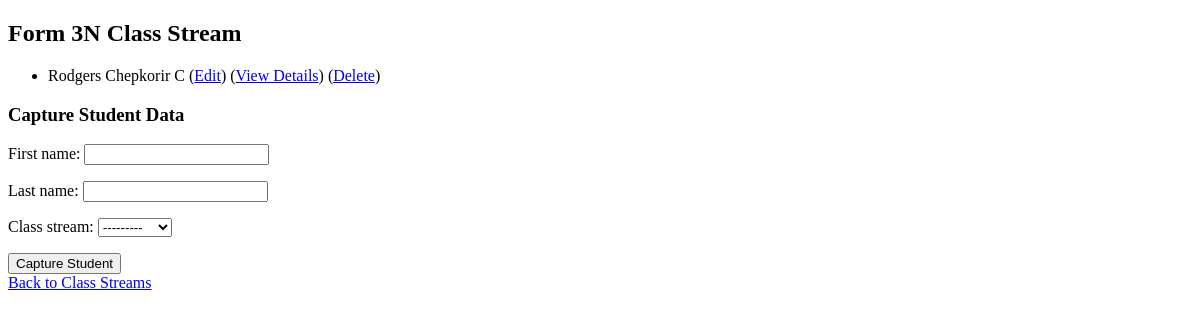
Before: /student-management/class-stream/6/ with the older database file.
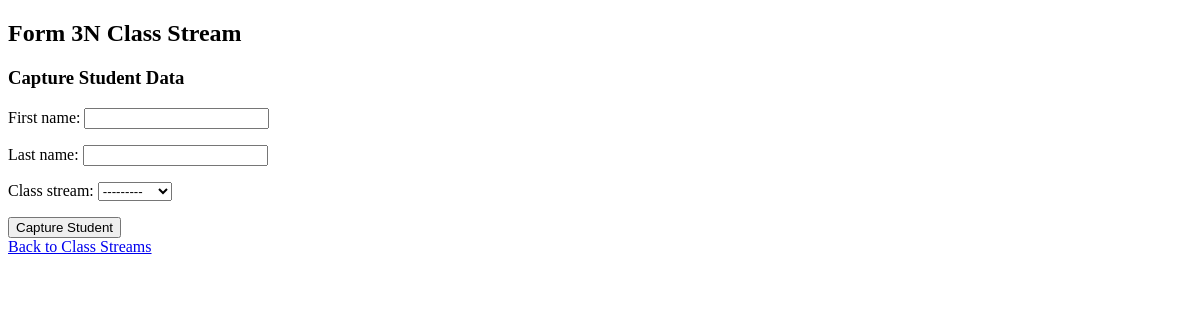
After: the same page with the newer database file.
### student_management/models.py (models this page shows, shortened)
class Student(models.Model):
    first_name = models.CharField(max_length=50)
    last_name = models.CharField(max_length=50)
    class_stream = models.ForeignKey(ClassStream, on_delete=models.CASCADE)

### student_management/views.py (the view)
# urls.py: path('class-stream/<int:stream_id>/', single_class_stream, name='single_class_stream'),
def single_class_stream(request, stream_id):
    stream = get_object_or_404(ClassStream, id=stream_id)
    students = Student.objects.filter(class_stream=stream)
    if request.method == 'POST':
        form = StudentForm(request.POST)
        if form.is_valid():
            form.save()
            return redirect('single_class_stream', stream_id=stream_id)
    else:
        form = StudentForm()
    return render(request, 'single_class_stream.html', {'stream': stream, 'students': students, 'form': form})

### student_management/forms.py
class StudentForm(forms.ModelForm):
    class Meta:
        model = Student
        fields = ['first_name', 'last_name', 'class_stream']

### student_management/models.py (called while the page is built)
    def __str__(self):
       return self.name

### student_management/templates/single_class_stream.html (shortened to what this page needs)
{% extends 'base.html' %}
{% block content %}
  <h2>{{ stream.name }} Class Stream</h2>
  <ul>
    {% for student in students %}
      <li>
        {{ student.first_name }} {{ student.last_name }}
        (<a href="{% url 'edit_student' student.id %}">Edit</a>)
        (<a href="{% url 'single_student' student.id %}">View Details</a>)
        (<a href="{% url 'delete_student' student.id %}">Delete</a>)
      </li>
    {% endfor %}
  </ul>
  <h3>Capture Student Data</h3>
  <form method="post" action="{% url 'single_class_stream' stream_id=stream.id %}">
    {{ form.as_p }}
    <button type="submit">Capture Student</button>
  </form>
  <a href="{% url 'class_streams' %}">Back to Class Streams</a>
{% endblock %}

Changed rows visible on the page:
removed Student: first_name "Rodgers", last_name "Chepkorir C"
